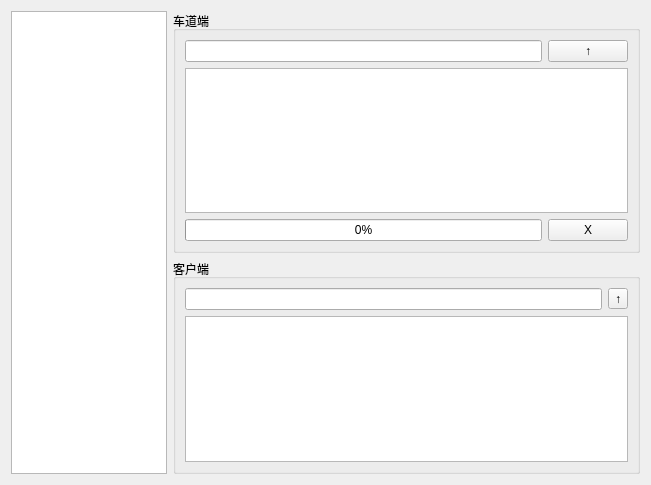
<?xml version="1.0" encoding="UTF-8"?>
<ui version="4.0">
 <class>FormFile</class>
 <widget class="QWidget" name="FormFile">
  <property name="geometry">
   <rect>
    <x>0</x>
    <y>0</y>
    <width>651</width>
    <height>485</height>
   </rect>
  </property>
  <property name="windowTitle">
   <string>Form</string>
  </property>
  <layout class="QGridLayout" name="gridLayout" columnstretch="1,3">
   <item row="0" column="1">
    <widget class="QGroupBox" name="groupBox_2">
     <property name="title">
      <string>车道端</string>
     </property>
     <layout class="QGridLayout" name="gridLayout_3">
      <item row="2" column="0">
       <widget class="QProgressBar" name="progressBar">
        <property name="value">
         <number>0</number>
        </property>
       </widget>
      </item>
      <item row="0" column="0">
       <widget class="QLineEdit" name="leServerSearch"/>
      </item>
      <item row="1" column="0" colspan="2">
       <widget class="QListView" name="lvServer">
        <property name="acceptDrops">
         <bool>true</bool>
        </property>
        <property name="gridSize">
         <size>
          <width>80</width>
          <height>80</height>
         </size>
        </property>
        <property name="viewMode">
         <enum>QListView::IconMode</enum>
        </property>
       </widget>
      </item>
      <item row="2" column="1">
       <widget class="QPushButton" name="pushButton">
        <property name="text">
         <string>X</string>
        </property>
       </widget>
      </item>
      <item row="0" column="1">
       <widget class="QPushButton" name="btnServerUp">
        <property name="text">
         <string>↑</string>
        </property>
       </widget>
      </item>
     </layout>
    </widget>
   </item>
   <item row="0" column="0" rowspan="2">
    <widget class="QTreeView" name="tvServer"/>
   </item>
   <item row="1" column="1">
    <widget class="QGroupBox" name="groupBox">
     <property name="title">
      <string>客户端</string>
     </property>
     <layout class="QGridLayout" name="gridLayout_2">
      <item row="0" column="1">
       <widget class="QToolButton" name="btnClientUp">
        <property name="text">
         <string>↑</string>
        </property>
       </widget>
      </item>
      <item row="0" column="0">
       <widget class="QLineEdit" name="leClientSearch"/>
      </item>
      <item row="1" column="0" colspan="2">
       <widget class="QListView" name="lvClient"/>
      </item>
     </layout>
    </widget>
   </item>
  </layout>
 </widget>
 <resources/>
 <connections/>
</ui>
